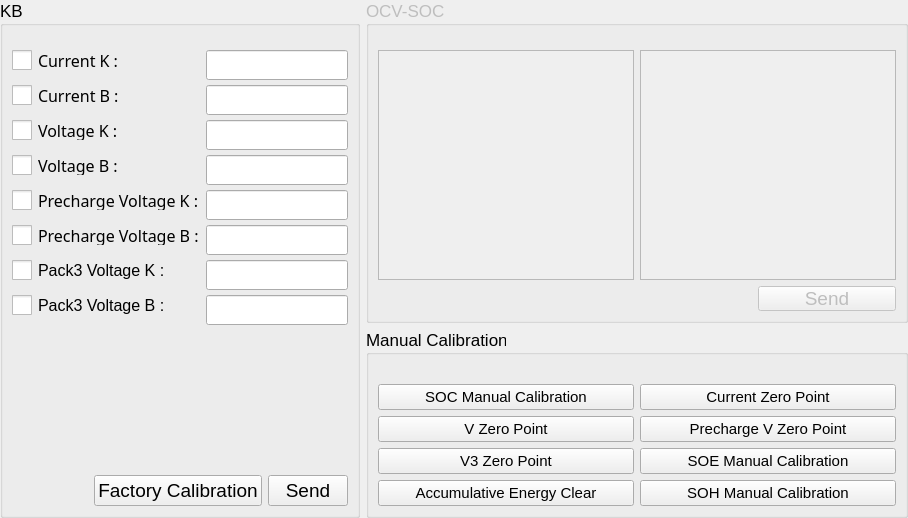
               <widget class="QStackedWidget" name="stackedWidgetCalibrationPara">
                <property name="currentIndex">
                 <number>0</number>
                </property>
                <widget class="QWidget" name="page">
                 <layout class="QHBoxLayout" name="horizontalLayout_24">
                  <property name="margin">
                   <number>0</number>
                  </property>
                  <item>
                   <widget class="QGroupBox" name="calibration">
                    <property name="font">
                     <font>
                      <pointsize>13</pointsize>
                     </font>
                    </property>
                    <property name="styleSheet">
                     <string notr="true">QCheckBox::indicator{  
    width: 20px;  
    height: 20px;  
}  
  
QCheckBox::indicator:unchecked{  
    image:url(:/image/unchecked.png);  
}  
  
QCheckBox::indicator:checked{  
    image:url(:/image/checked.png);  
}  
  
  </string>
                    </property>
                    <property name="title">
                     <string>KB</string>
                    </property>
                    <layout class="QVBoxLayout" name="verticalLayout_33">
                     <item>
                      <spacer name="verticalSpacer_6">
                       <property name="orientation">
                        <enum>Qt::Vertical</enum>
                       </property>
                       <property name="sizeType">
                        <enum>QSizePolicy::Fixed</enum>
                       </property>
                       <property name="sizeHint" stdset="0">
                        <size>
                         <width>20</width>
                         <height>15</height>
                        </size>
                       </property>
                      </spacer>
                     </item>
                     <item>
                      <layout class="QFormLayout" name="formLayout_32">
                       <property name="fieldGrowthPolicy">
                        <enum>QFormLayout::AllNonFixedFieldsGrow</enum>
                       </property>
                       <property name="labelAlignment">
                        <set>Qt::AlignLeading|Qt::AlignLeft|Qt::AlignVCenter</set>
                       </property>
                       <property name="verticalSpacing">
                        <number>5</number>
                       </property>
                       <item row="0" column="0">
                        <widget class="QCheckBox" name="checkBoxClbr1">
                         <property name="minimumSize">
                          <size>
                           <width>0</width>
                           <height>20</height>
                          </size>
                         </property>
                         <property name="maximumSize">
                          <size>
                           <width>16777215</width>
                           <height>20</height>
                          </size>
                         </property>
                         <property name="font">
                          <font>
                           <family>Sans</family>
                           <pointsize>12</pointsize>
                          </font>
                         </property>
                         <property name="text">
                          <string>Current K :</string>
                         </property>
                        </widget>
                       </item>
                       <item row="0" column="1">
                        <widget class="QLineEdit" name="lineEditClbr1">
                         <property name="sizePolicy">
                          <sizepolicy hsizetype="Fixed" vsizetype="Fixed">
                           <horstretch>0</horstretch>
                           <verstretch>0</verstretch>
                          </sizepolicy>
                         </property>
                         <property name="minimumSize">
                          <size>
                           <width>120</width>
                           <height>30</height>
                          </size>
                         </property>
                         <property name="font">
                          <font>
                           <family>Arial</family>
                           <pointsize>12</pointsize>
                          </font>
                         </property>
                         <property name="inputMethodHints">
                          <set>Qt::ImhFormattedNumbersOnly</set>
                         </property>
                         <property name="maxLength">
                          <number>8</number>
                         </property>
                         <property name="alignment">
                          <set>Qt::AlignCenter</set>
                         </property>
                        </widget>
                       </item>
                       <item row="1" column="0">
                        <widget class="QCheckBox" name="checkBoxClbr2">
                         <property name="minimumSize">
                          <size>
                           <width>0</width>
                           <height>20</height>
                          </size>
                         </property>
                         <property name="maximumSize">
                          <size>
                           <width>16777215</width>
                           <height>20</height>
                          </size>
                         </property>
                         <property name="font">
                          <font>
                           <family>Sans</family>
                           <pointsize>12</pointsize>
                          </font>
                         </property>
                         <property name="text">
                          <string>Current B :</string>
                         </property>
                        </widget>
                       </item>
                       <item row="1" column="1">
                        <widget class="QLineEdit" name="lineEditClbr2">
                         <property name="sizePolicy">
                          <sizepolicy hsizetype="Fixed" vsizetype="Fixed">
                           <horstretch>0</horstretch>
                           <verstretch>0</verstretch>
                          </sizepolicy>
                         </property>
                         <property name="minimumSize">
                          <size>
                           <width>120</width>
                           <height>30</height>
                          </size>
                         </property>
                         <property name="font">
                          <font>
                           <family>Arial</family>
                           <pointsize>12</pointsize>
                          </font>
                         </property>
                         <property name="inputMethodHints">
                          <set>Qt::ImhFormattedNumbersOnly</set>
                         </property>
                         <property name="maxLength">
                          <number>8</number>
                         </property>
                         <property name="alignment">
                          <set>Qt::AlignCenter</set>
                         </property>
                        </widget>
                       </item>
                       <item row="2" column="0">
                        <widget class="QCheckBox" name="checkBoxClbr6">
                         <property name="minimumSize">
                          <size>
                           <width>0</width>
                           <height>20</height>
                          </size>
                         </property>
                         <property name="maximumSize">
                          <size>
                           <width>16777215</width>
                           <height>20</height>
                          </size>
                         </property>
                         <property name="font">
                          <font>
                           <family>Sans</family>
                           <pointsize>12</pointsize>
                          </font>
                         </property>
                         <property name="text">
                          <string>Voltage K :</string>
                         </property>
                        </widget>
                       </item>
                       <item row="2" column="1">
                        <widget class="QLineEdit" name="lineEditClbr6">
                         <property name="sizePolicy">
                          <sizepolicy hsizetype="Fixed" vsizetype="Fixed">
                           <horstretch>0</horstretch>
                           <verstretch>0</verstretch>
                          </sizepolicy>
                         </property>
                         <property name="minimumSize">
                          <size>
                           <width>120</width>
                           <height>30</height>
                          </size>
                         </property>
                         <property name="font">
                          <font>
                           <family>Arial</family>
                           <pointsize>12</pointsize>
                          </font>
                         </property>
                         <property name="inputMethodHints">
                          <set>Qt::ImhFormattedNumbersOnly</set>
                         </property>
                         <property name="maxLength">
                          <number>8</number>
                         </property>
                         <property name="alignment">
                          <set>Qt::AlignCenter</set>
                         </property>
                        </widget>
                       </item>
                       <item row="3" column="0">
                        <widget class="QCheckBox" name="checkBoxClbr7">
                         <property name="minimumSize">
                          <size>
                           <width>0</width>
                           <height>20</height>
                          </size>
                         </property>
                         <property name="maximumSize">
                          <size>
                           <width>16777215</width>
                           <height>20</height>
                          </size>
                         </property>
                         <property name="font">
                          <font>
                           <family>Sans</family>
                           <pointsize>12</pointsize>
                          </font>
                         </property>
                         <property name="text">
                          <string>Voltage B :</string>
                         </property>
                        </widget>
                       </item>
                       <item row="3" column="1">
                        <widget class="QLineEdit" name="lineEditClbr7">
                         <property name="sizePolicy">
                          <sizepolicy hsizetype="Fixed" vsizetype="Fixed">
                           <horstretch>0</horstretch>
                           <verstretch>0</verstretch>
                          </sizepolicy>
                         </property>
                         <property name="minimumSize">
                          <size>
                           <width>120</width>
                           <height>30</height>
                          </size>
                         </property>
                         <property name="font">
                          <font>
                           <family>Arial</family>
                           <pointsize>12</pointsize>
                          </font>
                         </property>
                         <property name="inputMethodHints">
                          <set>Qt::ImhFormattedNumbersOnly</set>
                         </property>
                         <property name="maxLength">
                          <number>8</number>
                         </property>
                         <property name="alignment">
                          <set>Qt::AlignCenter</set>
                         </property>
                        </widget>
                       </item>
                       <item row="4" column="0">
                        <widget class="QCheckBox" name="checkBoxClbr3">
                         <property name="minimumSize">
                          <size>
                           <width>0</width>
                           <height>20</height>
                          </size>
                         </property>
                         <property name="maximumSize">
                          <size>
                           <width>16777215</width>
                           <height>20</height>
                          </size>
                         </property>
                         <property name="font">
                          <font>
                           <family>Sans</family>
                           <pointsize>12</pointsize>
                          </font>
                         </property>
                         <property name="text">
                          <string>Precharge Voltage K :</string>
                         </property>
                        </widget>
                       </item>
                       <item row="4" column="1">
                        <widget class="QLineEdit" name="lineEditClbr3">
                         <property name="sizePolicy">
                          <sizepolicy hsizetype="Fixed" vsizetype="Fixed">
                           <horstretch>0</horstretch>
                           <verstretch>0</verstretch>
                          </sizepolicy>
                         </property>
                         <property name="minimumSize">
                          <size>
                           <width>120</width>
                           <height>30</height>
                          </size>
                         </property>
                         <property name="font">
                          <font>
                           <family>Arial</family>
                           <pointsize>12</pointsize>
                          </font>
                         </property>
                         <property name="inputMethodHints">
                          <set>Qt::ImhFormattedNumbersOnly</set>
                         </property>
                         <property name="maxLength">
                          <number>8</number>
                         </property>
                         <property name="alignment">
                          <set>Qt::AlignCenter</set>
                         </property>
                        </widget>
                       </item>
                       <item row="5" column="0">
                        <widget class="QCheckBox" name="checkBoxClbr4">
                         <property name="minimumSize">
                          <size>
                           <width>0</width>
                           <height>20</height>
                          </size>
                         </property>
                         <property name="maximumSize">
                          <size>
                           <width>16777215</width>
                           <height>20</height>
                          </size>
                         </property>
                         <property name="font">
                          <font>
                           <family>Sans</family>
                           <pointsize>12</pointsize>
                          </font>
                         </property>
                         <property name="text">
                          <string>Precharge Voltage B :</string>
                         </property>
                        </widget>
                       </item>
                       <item row="5" column="1">
                        <widget class="QLineEdit" name="lineEditClbr4">
                         <property name="sizePolicy">
                          <sizepolicy hsizetype="Fixed" vsizetype="Fixed">
                           <horstretch>0</horstretch>
                           <verstretch>0</verstretch>
                          </sizepolicy>
                         </property>
                         <property name="minimumSize">
                          <size>
                           <width>120</width>
                           <height>30</height>
                          </size>
                         </property>
                         <property name="font">
                          <font>
                           <family>Arial</family>
                           <pointsize>12</pointsize>
                          </font>
                         </property>
                         <property name="inputMethodHints">
                          <set>Qt::ImhFormattedNumbersOnly</set>
                         </property>
                         <property name="maxLength">
                          <number>8</number>
                         </property>
                         <property name="alignment">
                          <set>Qt::AlignCenter</set>
                         </property>
                        </widget>
                       </item>
                       <item row="6" column="0">
                        <widget class="QCheckBox" name="checkBoxClbr16">
                         <property name="minimumSize">
                          <size>
                           <width>0</width>
                           <height>20</height>
                          </size>
                         </property>
                         <property name="font">
                          <font>
                           <pointsize>12</pointsize>
                          </font>
                         </property>
                         <property name="text">
                          <string>Pack3 Voltage K :</string>
                         </property>
                        </widget>
                       </item>
                       <item row="6" column="1">
                        <widget class="QLineEdit" name="lineEditClbr16">
                         <property name="minimumSize">
                          <size>
                           <width>120</width>
                           <height>30</height>
                          </size>
                         </property>
                         <property name="font">
                          <font>
                           <pointsize>12</pointsize>
                          </font>
                         </property>
                         <property name="inputMethodHints">
                          <set>Qt::ImhFormattedNumbersOnly</set>
                         </property>
                         <property name="maxLength">
                          <number>8</number>
                         </property>
                         <property name="alignment">
                          <set>Qt::AlignCenter</set>
                         </property>
                        </widget>
                       </item>
                       <item row="7" column="0">
                        <widget class="QCheckBox" name="checkBoxClbr17">
                         <property name="minimumSize">
                          <size>
                           <width>0</width>
                           <height>20</height>
                          </size>
                         </property>
                         <property name="font">
                          <font>
                           <pointsize>12</pointsize>
                          </font>
                         </property>
                         <property name="text">
                          <string>Pack3 Voltage B :</string>
                         </property>
                        </widget>
                       </item>
                       <item row="7" column="1">
                        <widget class="QLineEdit" name="lineEditClbr17">
                         <property name="minimumSize">
                          <size>
                           <width>120</width>
                           <height>30</height>
                          </size>
                         </property>
                         <property name="font">
                          <font>
                           <pointsize>12</pointsize>
                          </font>
                         </property>
                         <property name="inputMethodHints">
                          <set>Qt::ImhFormattedNumbersOnly</set>
                         </property>
                         <property name="maxLength">
                          <number>8</number>
                         </property>
                         <property name="alignment">
                          <set>Qt::AlignCenter</set>
                         </property>
                        </widget>
                       </item>
                      </layout>
                     </item>
                     <item>
                      <spacer name="verticalSpacer_14">
                       <property name="orientation">
                        <enum>Qt::Vertical</enum>
                       </property>
                       <property name="sizeHint" stdset="0">
                        <size>
                         <width>20</width>
                         <height>144</height>
                        </size>
                       </property>
                      </spacer>
                     </item>
                     <item>
                      <layout class="QHBoxLayout" name="horizontalLayout_42">
                       <item>
                        <spacer name="horizontalSpacer_32">
                         <property name="orientation">
                          <enum>Qt::Horizontal</enum>
                         </property>
                         <property name="sizeHint" stdset="0">
                          <size>
                           <width>40</width>
                           <height>20</height>
                          </size>
                         </property>
                        </spacer>
                       </item>
                       <item>
                        <widget class="QPushButton" name="pushButtonFactoryCalibration">
                         <property name="font">
                          <font>
                           <pointsize>14</pointsize>
                          </font>
                         </property>
                         <property name="text">
                          <string>Factory Calibration</string>
                         </property>
                        </widget>
                       </item>
                       <item>
                        <widget class="QPushButton" name="c_send1">
                         <property name="font">
                          <font>
                           <pointsize>14</pointsize>
                          </font>
                         </property>
                         <property name="layoutDirection">
                          <enum>Qt::LeftToRight</enum>
                         </property>
                         <property name="text">
                          <string>Send</string>
                         </property>
                         <property name="icon">
                          <iconset resource="res.qrc">
                           <normaloff>:/image/send.png</normaloff>:/image/send.png</iconset>
                         </property>
                         <property name="iconSize">
                          <size>
                           <width>24</width>
                           <height>24</height>
                          </size>
                         </property>
                         <property name="flat">
                          <bool>false</bool>
                         </property>
                        </widget>
                       </item>
                      </layout>
                     </item>
                    </layout>
                   </widget>
                  </item>
                  <item>
                   <layout class="QVBoxLayout" name="verticalLayout_5">
                    <item>
                     <widget class="QGroupBox" name="OCV_SOC">
                      <property name="enabled">
                       <bool>false</bool>
                      </property>
                      <property name="font">
                       <font>
                        <pointsize>13</pointsize>
                       </font>
                      </property>
                      <property name="title">
                       <string>OCV-SOC</string>
                      </property>
                      <layout class="QVBoxLayout" name="verticalLayout_34">
                       <item>
                        <spacer name="verticalSpacer_15">
                         <property name="orientation">
                          <enum>Qt::Vertical</enum>
                         </property>
                         <property name="sizeType">
                          <enum>QSizePolicy::Fixed</enum>
                         </property>
                         <property name="sizeHint" stdset="0">
                          <size>
                           <width>20</width>
                           <height>15</height>
                          </size>
                         </property>
                        </spacer>
                       </item>
                       <item>
                        <layout class="QHBoxLayout" name="horizontalLayout_44">
                         <item>
                          <widget class="QPlainTextEdit" name="OCV">
                           <property name="documentTitle">
                            <string>OCV</string>
                           </property>
                           <property name="overwriteMode">
                            <bool>false</bool>
                           </property>
                          </widget>
                         </item>
                         <item>
                          <widget class="QPlainTextEdit" name="SOC">
                           <property name="documentTitle">
                            <string>SOC</string>
                           </property>
                           <property name="overwriteMode">
                            <bool>false</bool>
                           </property>
                          </widget>
                         </item>
                        </layout>
                       </item>
                       <item>
                        <layout class="QHBoxLayout" name="horizontalLayout_47">
                         <item>
                          <spacer name="horizontalSpacer_33">
                           <property name="orientation">
                            <enum>Qt::Horizontal</enum>
                           </property>
                           <property name="sizeHint" stdset="0">
                            <size>
                             <width>40</width>
                             <height>20</height>
                            </size>
                           </property>
                          </spacer>
                         </item>
                         <item>
                          <widget class="QPushButton" name="c_send2">
                           <property name="minimumSize">
                            <size>
                             <width>138</width>
                             <height>25</height>
                            </size>
                           </property>
                           <property name="maximumSize">
                            <size>
                             <width>138</width>
                             <height>25</height>
                            </size>
                           </property>
                           <property name="font">
                            <font>
                             <family>Arial</family>
                             <pointsize>14</pointsize>
                             <weight>50</weight>
                             <bold>false</bold>
                             <underline>false</underline>
                            </font>
                           </property>
                           <property name="layoutDirection">
                            <enum>Qt::LeftToRight</enum>
                           </property>
                           <property name="text">
                            <string>Send</string>
                           </property>
                           <property name="icon">
                            <iconset resource="res.qrc">
                             <normaloff>:/image/send.png</normaloff>:/image/send.png</iconset>
                           </property>
                           <property name="iconSize">
                            <size>
                             <width>24</width>
                             <height>24</height>
                            </size>
                           </property>
                           <property name="flat">
                            <bool>false</bool>
                           </property>
                          </widget>
                         </item>
                        </layout>
                       </item>
                      </layout>
                     </widget>
                    </item>
                    <item>
                     <widget class="QGroupBox" name="groupBox_8">
                      <property name="font">
                       <font>
                        <pointsize>13</pointsize>
                       </font>
                      </property>
                      <property name="title">
                       <string>Manual Calibration</string>
                      </property>
                      <layout class="QGridLayout" name="gridLayout_5">
                       <property name="topMargin">
                        <number>29</number>
                       </property>
                       <item row="0" column="0">
                        <widget class="QPushButton" name="pushButtonClbr11_0">
                         <property name="font">
                          <font>
                           <pointsize>11</pointsize>
                          </font>
                         </property>
                         <property name="text">
                          <string>SOC Manual Calibration</string>
                         </property>
                        </widget>
                       </item>
                       <item row="2" column="0">
                        <widget class="QPushButton" name="pushButtonClbr11_4">
                         <property name="font">
                          <font>
                           <pointsize>11</pointsize>
                          </font>
                         </property>
                         <property name="text">
                          <string>V3 Zero Point</string>
                         </property>
                        </widget>
                       </item>
                       <item row="0" column="1">
                        <widget class="QPushButton" name="pushButtonClbr11_1">
                         <property name="font">
                          <font>
                           <pointsize>11</pointsize>
                          </font>
                         </property>
                         <property name="text">
                          <string>Current Zero Point</string>
                         </property>
                        </widget>
                       </item>
                       <item row="1" column="1">
                        <widget class="QPushButton" name="pushButtonClbr11_3">
                         <property name="font">
                          <font>
                           <pointsize>11</pointsize>
                          </font>
                         </property>
                         <property name="text">
                          <string>Precharge V Zero Point</string>
                         </property>
                        </widget>
                       </item>
                       <item row="1" column="0">
                        <widget class="QPushButton" name="pushButtonClbr11_2">
                         <property name="font">
                          <font>
                           <pointsize>11</pointsize>
                          </font>
                         </property>
                         <property name="text">
                          <string>V Zero Point</string>
                         </property>
                        </widget>
                       </item>
                       <item row="2" column="1">
                        <widget class="QPushButton" name="pushButtonClbr11_5">
                         <property name="font">
                          <font>
                           <pointsize>11</pointsize>
                          </font>
                         </property>
                         <property name="text">
                          <string>SOE Manual Calibration</string>
                         </property>
                        </widget>
                       </item>
                       <item row="3" column="0">
                        <widget class="QPushButton" name="pushButtonClbr11_6">
                         <property name="font">
                          <font>
                           <pointsize>11</pointsize>
                          </font>
                         </property>
                         <property name="text">
                          <string>Accumulative Energy Clear</string>
                         </property>
                        </widget>
                       </item>
                       <item row="3" column="1">
                        <widget class="QPushButton" name="pushButtonClbr11_7">
                         <property name="font">
                          <font>
                           <pointsize>11</pointsize>
                          </font>
                         </property>
                         <property name="text">
                          <string>SOH Manual Calibration</string>
                         </property>
                        </widget>
                       </item>
                      </layout>
                     </widget>
                    </item>
                   </layout>
                  </item>
                 </layout>
                </widget>
               </widget>
